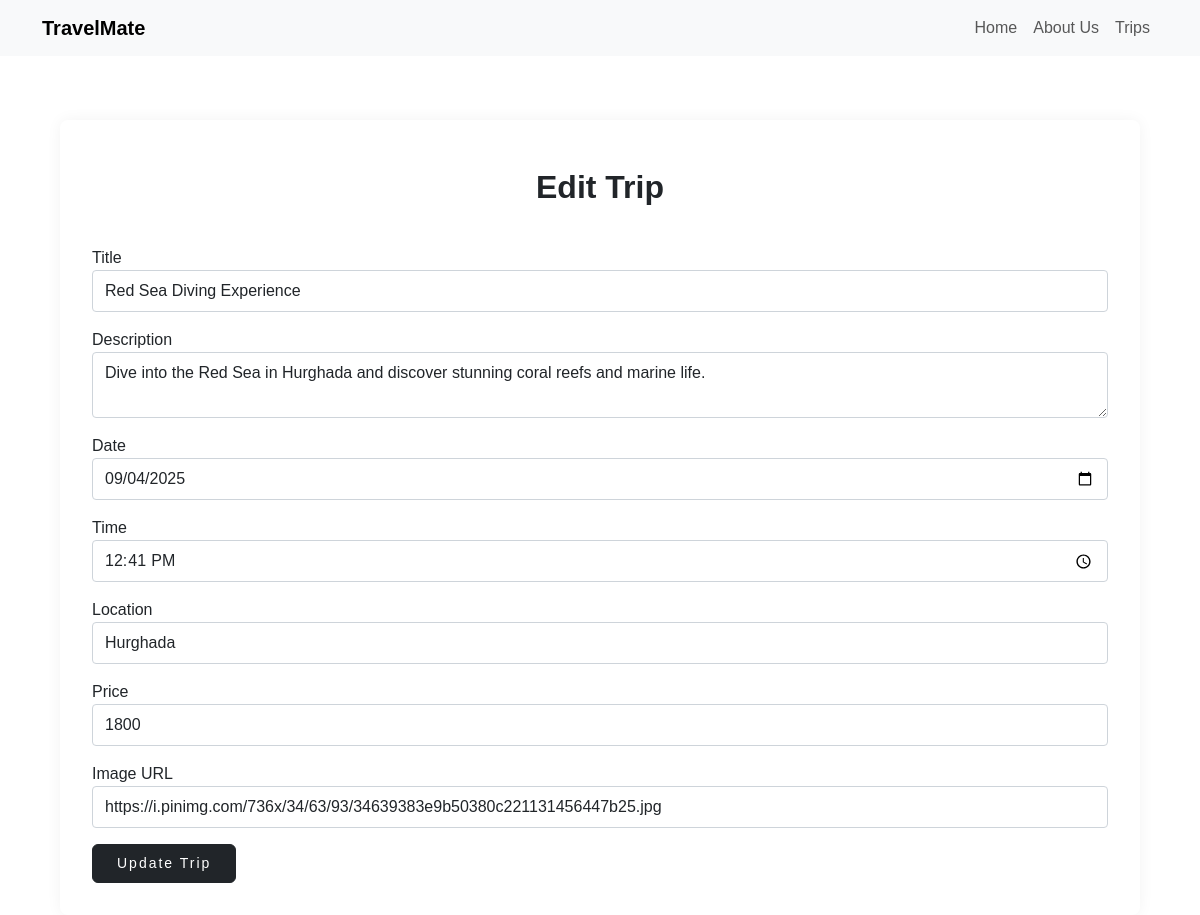
Page /update/4 on the committed database.
### crud.py (models this page shows, shortened)
class MyTrips(db.Model):
    id=db.Column(db.Integer,primary_key=True)
    title=db.Column(db.String(200),nullable=False)
    description=db.Column(db.String(1000),nullable=False)
    date=db.Column(db.Date,nullable=False)
    time = db.Column(db.Time, nullable=True)
    location=db.Column(db.String(200),nullable=False)
    price=db.Column(db.String(20),nullable=False)
    img = db.Column(db.String(500), nullable=True)

### app.py (the view, shortened to what this page needs)
@app.route('/update/<int:id>', methods=["POST", "GET"])
def update(id):
    trip = MyTrips.query.get_or_404(id)
    return render_template("update_trip.html", trip=trip)

### app.py (called while the page is built)
@app.context_processor
def inject_role():
    return dict(is_admin=session.get('is_admin', False))

### templates/update_trip.html (shortened to what this page needs)
<!DOCTYPE html>
<html lang="en">
<head>
    <link href="https://cdn.jsdelivr.net/npm/bootstrap@5.3.3/dist/css/bootstrap.min.css" rel="stylesheet">
    <link rel="stylesheet" href="{{ url_for('static', filename='css/style.css') }}">
</head>
<body class="p-5 mt-5">
    {%include 'nav.html'%}
    <div class="container pt-4">
        <form method="POST" class="booking-card">
            <h2 class="mt-3 text-center">Edit Trip</h2>
            <div class="mb-3">
                <label>Title</label>
                <input type="text" name="title" class="form-control" value="{{ trip.title }}" required>
            </div>
            <div class="mb-3">
                <label>Description</label>
                <textarea name="description" class="form-control" required>{{ trip.description }}</textarea>
            </div>
            <div class="mb-3">
                <label>Date</label>
                <input type="date" name="date" class="form-control" value="{{ trip.date }}" required>
            </div>
            <div class="mb-3">
                <label>Time</label>
                <input type="time" name="time" class="form-control" value="{{ trip.time }}">
            </div>
            <div class="mb-3">
                <label>Location</label>
                <input type="text" name="location" class="form-control" value="{{ trip.location }}" required>
            </div>
            <div class="mb-3">
                <label>Price</label>
                <input type="text" name="price" class="form-control" value="{{ trip.price }}" required>
            </div>
            <div class="mb-3">
                <label>Image URL</label>
                <input type="text" name="img" class="form-control" value="{{ trip.img }}" required>
            </div>
            <button type="submit" class="btn btn-dark">Update Trip</button>
        </form>
    </div>
</body>
</html>

### static/css/style.css (style rules this page uses)
:root { --font-primary: 'Josefin Sans', sans-serif; --color-white: #ffffff; --color-black: #000000; --color-dark: #212529; --color-light-dark: #333; --color-gray: #888; --color-light-gray: #aaa; --color-dark-gray: #495057; --color-primary: #ff0055; --color-rating: #ffc107; --transition-default: all 0.3s ease; }
* { margin: 0; padding: 0; box-sizing: border-box; font-family: var(--font-primary); }
body { height: 100vh; overflow-x: hidden; position: relative; color: var(--color-dark); }
.btn { padding: 10px 40px; background-color: transparent; border-radius: 10; font-size: 14px; cursor: pointer; transition: var(--transition-default); letter-spacing: 2px; }
form { background-color: var(--color-white); padding: 2rem; border-radius: 8px; box-shadow: 0 0 15px rgba(0, 0, 0, 0.05); margin-bottom: 3rem; }
.form-control { border: 1px solid #ced4da; padding: 0.5rem 0.75rem; border-radius: 4px; }
.btn-dark { background-color: var(--color-dark); padding: 0.5rem 1.5rem; font-weight: 500; transition: var(--transition-default); }
h2 { margin-bottom: 2rem; color: var(--color-dark); font-weight: 600; position: relative; padding-bottom: 0.5rem; }

### rows in the picture
MyTrips: title "Red Sea Diving Experience", description "Dive into the Red Sea in Hurghada and discover stunning coral reefs and marine life.", date "09/04/2025", time "12:41:00", location "Hurghada", price "1800", img "https://i.pinimg.com/736x/34/63/93/34639383e9b50380c221131456447b25.jpg"
